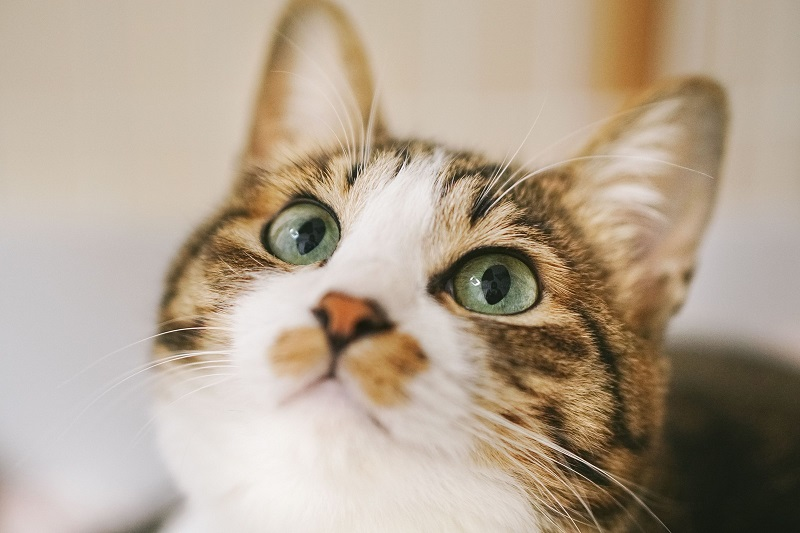
#> input picture Y2-Sem2/AI活用演習/2023-10-23/04_opencv_face/cat.png, 800 x 533 px
$ python mosaic_test.py
#> lines starting #> are read from the running program, lines starting #| are printed output that depends on the picture; after the words box and inside, x2 and y2 are one past the last pixel; in counts of white or black regions, pixels touching at a corner belong together
#> further down, img is the input picture: shape (533, 800, 3); mean B, G, R 144.5, 162.8, 178.2
### Y2-Sem2/AI活用演習/2023-10-23/mosaic.py
import cv2

print(f"実行時の値：__name__={__name__}")

def mosaic(img, rect, size):
    # rect: (x1, y1, x2, y2)
    # rectから矩形領域を切り抜き、サイズを縮小してモザイクをかける
#> called with rect = (150, 150, 650, 450), size = 10
    (x1, y1, x2, y2) = rect
    w = x2 - x1  # 矩形領域の幅
    h = y2 - y1  # 矩形領域の高さ
    i_rect = img[y1:y2, x1:x2]  # 矩形領域を切り抜く
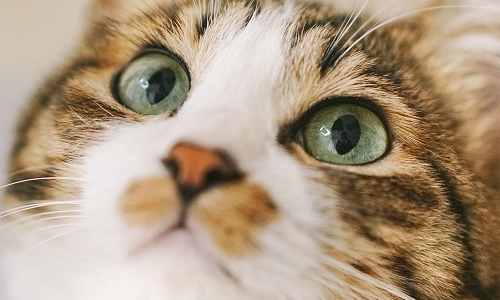
#> i_rect: shape (300, 500, 3); mean B, G, R 129.8, 153.3, 173.2

    i_small = cv2.resize(i_rect, (size, size))  # 縮小処理
    i_mos = cv2.resize(i_small, (w, h), interpolation=cv2.INTER_AREA)  # 拡大処理
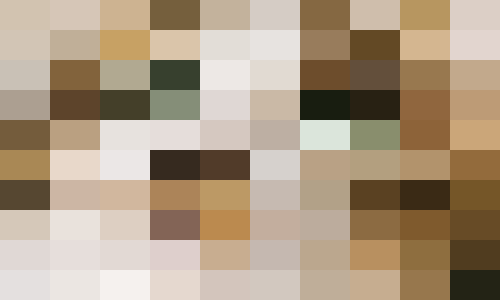
#> i_mos: shape (300, 500, 3); mean of channels 0, 1, 2 131.8, 154.8, 173.3; drawn as B, G, R

    # モザイク処理後の画像をコピーし、元の画像に切り抜いた矩形領域を置換する
    img2 = img.copy()
    img2[y1:y2, x1:x2] = i_mos
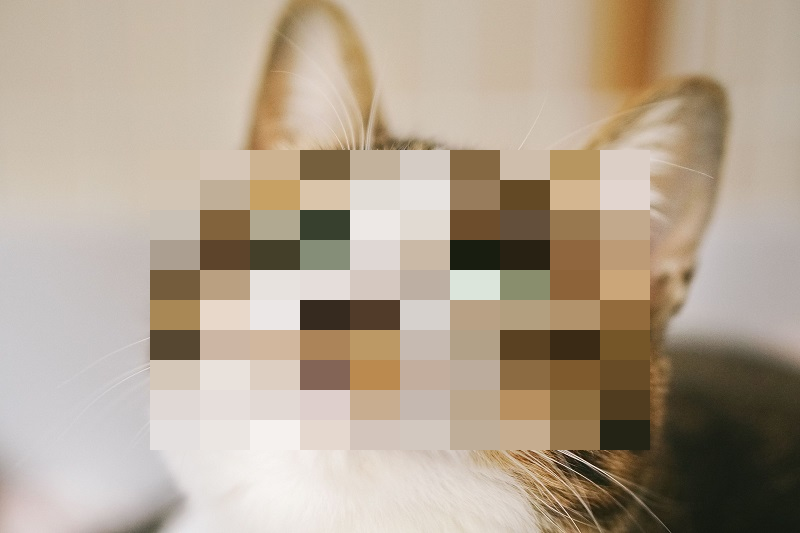
#> img2: shape (533, 800, 3); mean B, G, R 145.3, 163.3, 178.2
    return img2

### Y2-Sem2/AI活用演習/2023-10-23/mosaic_test.py
import matplotlib.pyplot as plt  # matplotlibからpyplotをインポート
import cv2  # OpenCVをインポート
from mosaic import mosaic as mosaic  # 自作のmosaic関数をインポート

img = cv2.imread("./04_opencv_face/cat.png")  # 画像を読み込み
mos = mosaic(img,(150 , 150 , 650 , 450),10)  # mosaic関数を用いてモザイク処理を行う mosaic(画像,(始点x軸 , 始点y軸 , 終点x軸 , 終点y軸))

cv2.imwrite("./04_opencv_face/cat_mosaic.png",mos)  # モザイク処理を施した画像を保存
plt.imshow(cv2.cvtColor(mos,cv2.COLOR_BGR2RGB))  # matplotlibで画像を表示するためにRGBに変換してからimshowで表示
plt.show()  # 表示

$ run again, with Y2-Sem2/AI活用演習/2023-10-23/04_opencv_face/baby.png copied over Y2-Sem2/AI活用演習/2023-10-23/04_opencv_face/cat.png
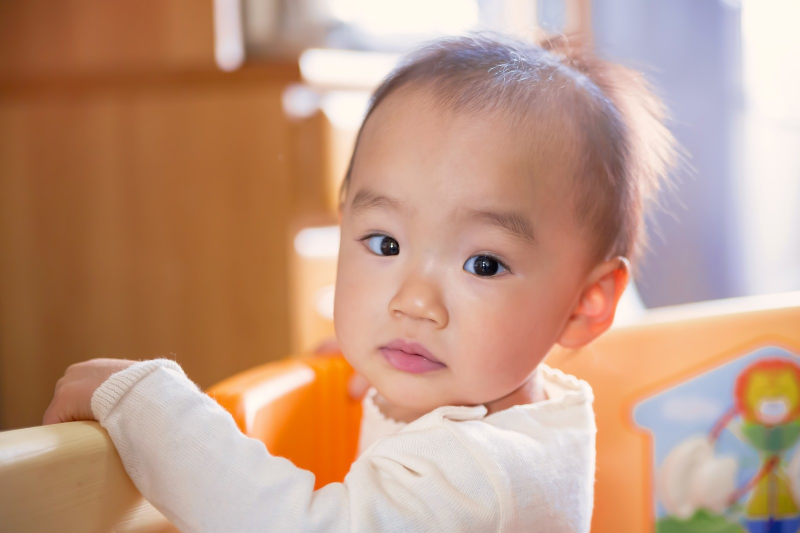
#> input picture Y2-Sem2/AI活用演習/2023-10-23/04_opencv_face/baby.png, 1600 x 1066 px (shown at 1/2 size)
#> img is the input picture: shape (1066, 1600, 3); mean B, G, R 131.1, 153.4, 193
#> in mosaic, `i_mos = cv2.resize(i_small, (w, h), interpolation=cv2.INTER_AREA)`:
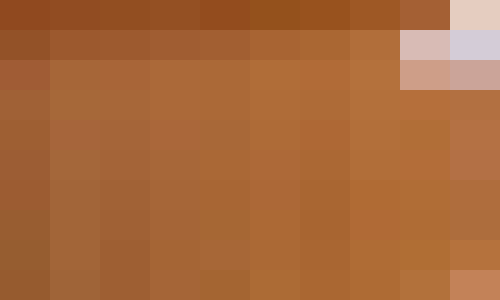
#> i_mos: shape (300, 500, 3); mean of channels 0, 1, 2 59.1, 105.3, 169.2; drawn as B, G, R
#> in mosaic, `img2[y1:y2, x1:x2] = i_mos`:
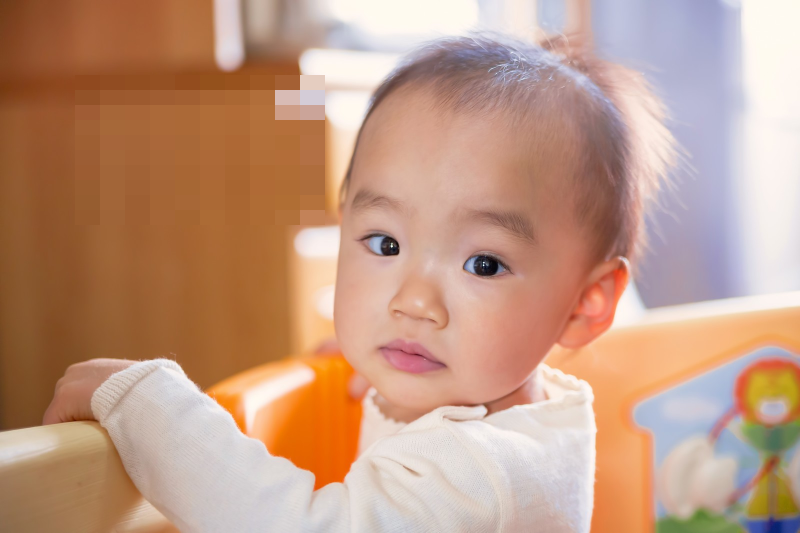
#> img2: shape (1066, 1600, 3) (shown at 1/2 size); 7.79% of pixels changed, all inside (x1, y1, x2, y2) = (150, 150, 650, 450)
